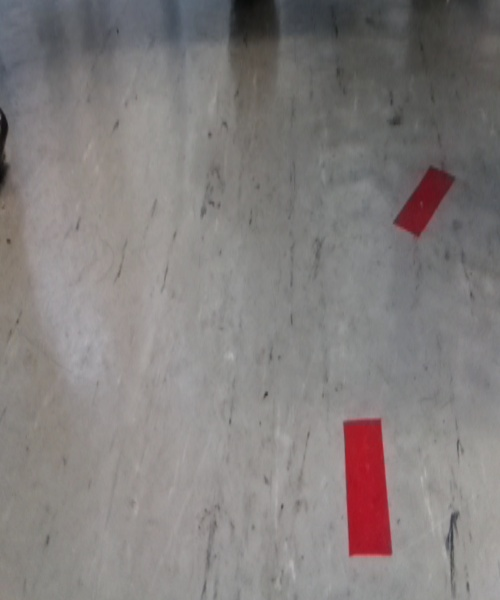
#> input picture Code/Video/SW12/CenterDrive/warp.jpg, 500 x 600 px
$ python 'Mittelline d und Beta.py'   (Python 2 division)
#> lines starting #> are read from the running program, lines starting #| are printed output that depends on the picture; after the words box and inside, x2 and y2 are one past the last pixel; in counts of white or black regions, pixels touching at a corner belong together; long printed decimals are rounded
import numpy as np
import cv2
import matplotlib.pyplot as plt

gray = cv2.imread('warp.jpg')
#> gray is the input picture: shape (600, 500, 3); mean B, G, R 125, 126, 130.8
edges = cv2.Canny(gray,100,100,apertureSize = 3)
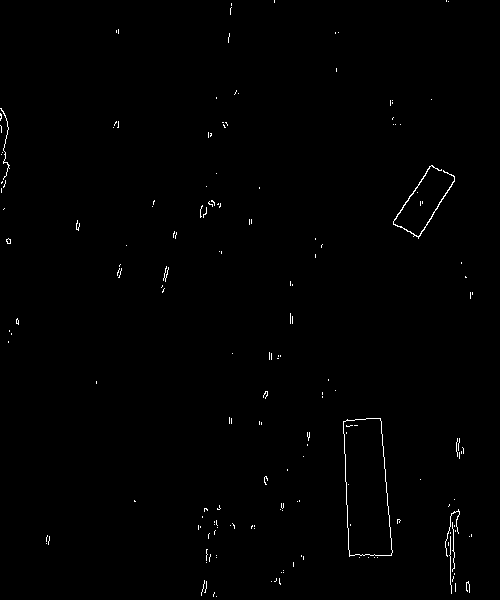
#> edges: shape (600, 500); 0.58% white in thin lines or dots
cv2.imwrite('edges-50-150.jpg',edges)
minLineLength=50
lines = cv2.HoughLinesP(image=edges,rho=1,theta=np.pi/180, threshold=100,lines=np.array([]), minLineLength=minLineLength,maxLineGap=80)
#> lines = [[380, 418, 392, 552]]

a,b,c = lines.shape
#> a = 1; b = 1; c = 4
d = np.zeros((1, a))
#> d = [0]
beta = np.zeros((1, a))
#> beta = [0]
for i in range(a):
    cv2.line(gray, (lines[i][0][0], lines[i][0][1]), (lines[i][0][2], lines[i][0][3]), (0, 255, 0), 5, cv2.LINE_AA)
    centerX = (lines[i][0][2]-lines[i][0][0])/2 + lines[i][0][0]
    centerY = (lines[i][0][3]-lines[i][0][1])/2 + lines[i][0][1]
    cv2.circle(gray, (centerX,centerY), 15, (0,0,255),-1)
    d[0][i]= 250-centerX
    cv2.imwrite('Hough_1.jpg',gray)
    beta[0][i]= (np.arctan(d[0][i]/centerY)*180/np.pi)
#> this loop made 1 pass
#> (centerX, centerY) on pass 1: (386, 485)
#> pass 1, `cv2.imwrite('Hough_1.jpg',gray)`:
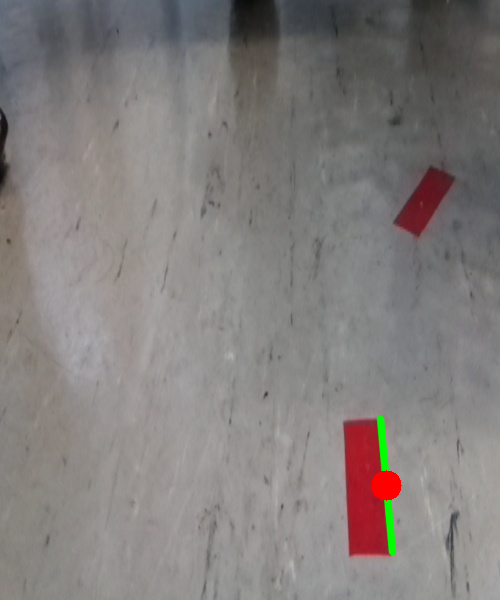
#> saved as Hough_1.jpg: shape (600, 500, 3); mean B, G, R 124.5, 126.2, 130.6
#> after the loop, beta = [-15.66]; d = [-136]

cv2.line(gray, (250, 0), (250, 600), (255, 0, 0), 3, cv2.LINE_AA)
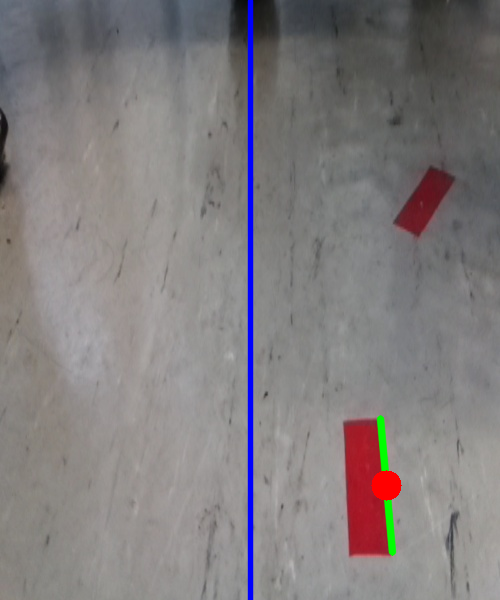
#> gray: shape (600, 500, 3); 1.4% of pixels changed, all inside (x1, y1, x2, y2) = (247, 0, 254, 600)
print d
#| [[-136.]]
print beta
#| [[-15.664]]
plt.figure(figsize=(10,8))
plt.subplot(1,1,1)
plt.title('Zentrum der Linien (Bild Anpassen)')
plt.xlabel('# Pixel')
plt.ylabel('# Pixel')
imgRGB = cv2.cvtColor(gray,cv2.COLOR_BGR2RGB)
fig = plt.imshow(imgRGB)
plt.show()
